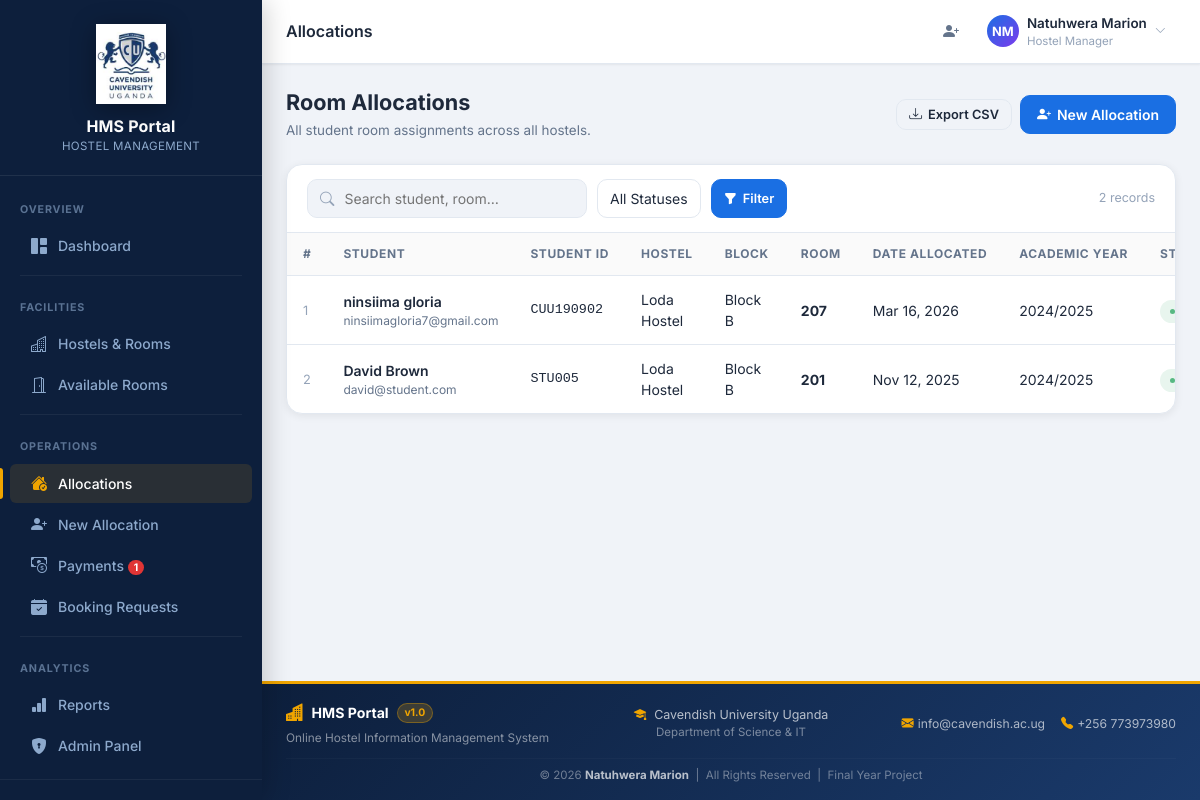
Page /allocations/ (signed in) on the committed database.
### users/models.py (models this page shows, shortened)
class CustomUser(AbstractUser):
    is_student = models.BooleanField(default=False, help_text="Designates if user is a student")
    is_manager = models.BooleanField(default=False, help_text="Designates if user is a hostel manager/admin")
    department = models.CharField(max_length=100, blank=True, null=True)
    level = models.CharField(max_length=20, blank=True, null=True, help_text="e.g., 100, 200, 300, 400")
    phone_number = models.CharField(max_length=15, blank=True, null=True)
    student_id = models.CharField(max_length=50, unique=True, blank=True, null=True)
    date_of_birth = models.DateField(blank=True, null=True)
    gender = models.CharField(max_length=10, choices=[('Male', 'Male'), ('Female', 'Female')], blank=True, null=True)
    photo = models.ImageField(upload_to='profile_photos/', blank=True, null=True, help_text="Profile photo")
    class Meta:
        verbose_name = "User"
        verbose_name_plural = "Users"

### allocations/models.py (models this page shows, shortened)
class Allocation(models.Model):
    STATUS_CHOICES = [
        ('active', 'Active'),
        ('left', 'Left'),
        ('cancelled', 'Cancelled'),
    ]
    user = models.ForeignKey(settings.AUTH_USER_MODEL, on_delete=models.CASCADE, related_name='allocations')
    room = models.ForeignKey(Room, on_delete=models.CASCADE, related_name='allocations')
    date_allocated = models.DateTimeField(auto_now_add=True)
    date_left = models.DateTimeField(blank=True, null=True)
    status = models.CharField(max_length=20, choices=STATUS_CHOICES, default='active')
    academic_year = models.CharField(max_length=20, blank=True, null=True, help_text="e.g., 2023/2024")
    notes = models.TextField(blank=True, null=True)
    class Meta:
        ordering = ['-date_allocated']
        verbose_name = "Allocation"
        verbose_name_plural = "Allocations"
        constraints = [
            models.UniqueConstraint(
                fields=['user'],
                condition=models.Q(status='active'),
                name='unique_active_allocation_per_student'
            )
        ]

### hostels/models.py (models this page shows, shortened)
class Room(models.Model):
    ROOM_TYPE_CHOICES = [
        ('Single', 'Single'),
        ('Double', 'Double'),
        ('Self-Contained', 'Self-Contained'),
        ('Shared', 'Shared'),
    ]
    block = models.ForeignKey(Block, on_delete=models.CASCADE, related_name='rooms')
    room_number = models.CharField(max_length=20)
    capacity = models.PositiveIntegerField(validators=[MinValueValidator(1)], help_text="Number of beds in the room")
    room_type = models.CharField(max_length=20, choices=ROOM_TYPE_CHOICES, blank=True, null=True, help_text="Type of room")
    price_per_semester = models.DecimalField(
        max_digits=12, decimal_places=2, null=True, blank=True,
        help_text="Room fee per semester (UGX)"
    )
    description = models.TextField(blank=True, null=True)
    created_at = models.DateTimeField(auto_now_add=True)
    class Meta:
        ordering = ['block', 'room_number']
        unique_together = ['block', 'room_number']

class Block(models.Model):
    hostel = models.ForeignKey(Hostel, on_delete=models.CASCADE, related_name='blocks')
    name = models.CharField(max_length=100)
    description = models.TextField(blank=True, null=True)
    created_at = models.DateTimeField(auto_now_add=True)
    class Meta:
        ordering = ['hostel', 'name']
        unique_together = ['hostel', 'name']

class Hostel(models.Model):
    GENDER_CHOICES = [
        ('Male', 'Male'),
        ('Female', 'Female'),
        ('Mixed', 'Mixed'),
    ]
    name = models.CharField(max_length=200, unique=True)
    location = models.CharField(max_length=300)
    gender = models.CharField(max_length=10, choices=GENDER_CHOICES)
    description = models.TextField(blank=True, null=True)
    image_url = models.URLField(max_length=500, blank=True, null=True, help_text="URL of the hostel banner image")
    price_per_semester = models.DecimalField(
        max_digits=12, decimal_places=2, null=True, blank=True,
        help_text="Hostel fee per semester (UGX)"
    )
    created_at = models.DateTimeField(auto_now_add=True)
    updated_at = models.DateTimeField(auto_now=True)
    class Meta:
        ordering = ['name']

### allocations/views.py (the view, shortened to what this page needs)
# urls.py: path('', views.allocation_list, name='allocation_list'),
@login_required
@manager_required
def allocation_list(request):
    qs = Allocation.objects.select_related('user', 'room__block__hostel').all()
    q = request.GET.get('q', '').strip()
    status_filter = request.GET.get('status', '').strip()
    if status_filter:
        qs = qs.filter(status=status_filter)
    paginator = Paginator(qs, 20)
    page_obj = paginator.get_page(request.GET.get('page'))
    return render(request, 'allocations/allocation_list.html', {'page_obj': page_obj})

### users/context_processors.py (called while the page is built)
def sidebar_counts(request):
    if not request.user.is_authenticated:
        return {}
    if not (request.user.is_manager or request.user.is_staff):
        return {}
    from payments.models import Payment
    from allocations.models import BookingRequest
    return {
        'pending_payments_count': Payment.objects.filter(status='pending').count(),
        'pending_booking_requests_count': BookingRequest.objects.filter(status='pending').count(),
    }

### templates/allocations/allocation_list.html (shortened to what this page needs)
{% extends 'base.html' %}
{% block breadcrumb %}Allocations{% endblock %}
{% block content %}
<div class="page-header animate-in">
  <div class="page-header-left">
    <h2>Room Allocations</h2>
    <p>All student room assignments across all hostels.</p>
  </div>
  <div class="page-header-actions">
    <a href="{% url 'allocation_report' %}?format=csv" class="btn btn-outline btn-sm">
      <i class="bi bi-download"></i> Export CSV
    </a>
    <a href="{% url 'create_allocation' %}" class="btn btn-primary">
      <i class="bi bi-person-plus-fill"></i> New Allocation
    </a>
  </div>
</div>
<div class="card table-card animate-in animate-in-d1">
  <div class="table-toolbar">
    <form method="get" style="display:flex;gap:10px;flex:1;flex-wrap:wrap;">
      <div class="search-input" style="flex:1;max-width:280px;">
        <i class="bi bi-search"></i>
        <input type="text" name="q" value="{{ request.GET.q }}" placeholder="Search student, room…">
      </div>
      <select name="status" class="form-select" style="width:auto;padding:7px 12px;">
        <option value="">All Statuses</option>
      </select>
      <button type="submit" class="btn btn-primary btn-sm"><i class="bi bi-funnel-fill"></i> Filter</button>
    </form>
    <span style="font-size:.78rem;color:var(--text-3);">{{ page_obj.paginator.count }} record{{ page_obj.paginator.count|pluralize }}</span>
  </div>
  <div style="overflow-x:auto;">
    {% if page_obj %}
    <table class="data-table">
      <thead>
        <tr>
          <th>#</th>
          <th>Student</th>
          <th>Student ID</th>
          <th>Hostel</th>
          <th>Block</th>
          <th>Room</th>
          <th>Date Allocated</th>
          <th>Academic Year</th>
          <th>Status</th>
        </tr>
      </thead>
      <tbody>
        {% for a in page_obj %}
        <tr>
          <td style="color:var(--text-3);font-size:.8rem;">{{ forloop.counter }}</td>
          <td>
            <div style="font-weight:600;">{{ a.user.get_full_name|default:a.user.username }}</div>
            <div style="font-size:.75rem;color:var(--text-2);">{{ a.user.email }}</div>
          </td>
          <td style="font-family:monospace;font-size:.84rem;">{{ a.user.student_id|default:"—" }}</td>
          <td>{{ a.room.block.hostel.name }}</td>
          <td>{{ a.room.block.name }}</td>
          <td style="font-weight:700;">{{ a.room.room_number }}</td>
          <td>{{ a.date_allocated|date:"M d, Y" }}</td>
          <td>{{ a.academic_year|default:"—" }}</td>
          <td><span class="badge-status badge-{{ a.status }}">{{ a.get_status_display }}</span></td>
        </tr>
        {% endfor %}
      </tbody>
    </table>
    {% else %}
    <div class="empty-state">
      <i class="bi bi-house-door empty-state-icon"></i>
      <h4>No Allocations Found</h4>
      <p>Try changing your search or filter, or create a new allocation.</p>
    </div>
    {% endif %}
  </div>
</div>
{% endblock %}

### templates/base.html (shortened to what this page needs)
{% load static %}
<!DOCTYPE html>
<html lang="en">
<head>
  <link href="https://cdn.jsdelivr.net/npm/bootstrap@5.3.2/dist/css/bootstrap.min.css" rel="stylesheet">
  <link href="https://cdn.jsdelivr.net/npm/bootstrap-icons@1.11.3/font/bootstrap-icons.min.css" rel="stylesheet">
  <link href="{% static 'css/style.css' %}" rel="stylesheet">
</head>
<body>
{% if user.is_authenticated %}
<div class="app-layout">
  <aside class="sidebar" id="sidebar">
    <div class="sb-brand" style="flex-direction:column;align-items:center;text-align:center;padding:24px 16px 20px;gap:10px;">
      <img src="{% static 'images/logo.png' %}" alt="HMS Logo"
           style="width:100%;max-width:160px;height:80px;object-fit:contain;filter:drop-shadow(0 4px 12px rgba(0,0,0,.35));">
      <div class="sb-brand-text">
        <span class="sb-brand-name" style="font-size:1rem;">HMS Portal</span>
        <span class="sb-brand-sub">Hostel Management</span>
      </div>
    </div>
    <nav class="sb-nav">
      {% if user.is_manager or user.is_staff %}
      <div class="sb-section-title">Overview</div>
      <a href="{% url 'admin_dashboard' %}"
         class="sb-link {% if request.resolver_match.url_name == 'admin_dashboard' %}active{% endif %}">
        <i class="bi bi-grid-1x2-fill sb-icon"></i>
        <span>Dashboard</span>
      </a>
      <div class="sb-divider"></div>
      <div class="sb-section-title">Facilities</div>
      <a href="{% url 'hostel_list' %}"
         class="sb-link {% if 'hostel' in request.resolver_match.url_name %}active{% endif %}">
        <i class="bi bi-buildings sb-icon"></i>
        <span>Hostels &amp; Rooms</span>
      </a>
      <a href="{% url 'available_rooms' %}"
         class="sb-link {% if request.resolver_match.url_name == 'available_rooms' %}active{% endif %}">
        <i class="bi bi-door-open sb-icon"></i>
        <span>Available Rooms</span>
      </a>
      <div class="sb-divider"></div>
      <div class="sb-section-title">Operations</div>
      <a href="{% url 'allocation_list' %}"
         class="sb-link {% if request.resolver_match.url_name == 'allocation_list' %}active{% endif %}">
        <i class="bi bi-house-check-fill sb-icon"></i>
        <span>Allocations</span>
      </a>
      <a href="{% url 'create_allocation' %}"
         class="sb-link {% if request.resolver_match.url_name == 'create_allocation' %}active{% endif %}">
        <i class="bi bi-person-plus-fill sb-icon"></i>
        <span>New Allocation</span>
      </a>
      <a href="{% url 'payment_list' %}"
         class="sb-link {% if request.resolver_match.url_name == 'payment_list' %}active{% endif %}">
        <i class="bi bi-cash-coin sb-icon"></i>
        <span>Payments
          {% if pending_payments_count and pending_payments_count > 0 %}
            <span class="sb-badge">{{ pending_payments_count }}</span>
          {% endif %}
        </span>
      </a>
      <a href="{% url 'booking_requests_admin' %}"
         class="sb-link {% if request.resolver_match.url_name == 'booking_requests_admin' %}active{% endif %}">
        <i class="bi bi-calendar-check-fill sb-icon"></i>
        <span>Booking Requests
        </span>
      </a>
      <div class="sb-divider"></div>
      <div class="sb-section-title">Analytics</div>
      <a href="{% url 'reports_dashboard' %}"
         class="sb-link {% if 'report' in request.resolver_match.url_name %}active{% endif %}">
        <i class="bi bi-bar-chart-fill sb-icon"></i>
        <span>Reports</span>
      </a>
      <a href="/admin/" class="sb-link">
        <i class="bi bi-shield-lock-fill sb-icon"></i>
        <span>Admin Panel</span>
      </a>
      {% endif %}
    </nav>
    <div class="sb-footer">
      <div class="sb-user" style="cursor:default;">
      </div>
    </div>
  </aside>
  <div class="main-wrapper">
    <header class="topbar">
      <div>
        {% block page_title %}<span class="topbar-title">{% block breadcrumb %}Dashboard{% endblock %}</span>{% endblock %}
      </div>
      <div class="topbar-actions">
        {% if user.is_manager or user.is_staff %}
        <a href="{% url 'create_allocation' %}" class="topbar-btn" title="New Allocation">
          <i class="bi bi-person-plus-fill"></i>
        </a>
        {% endif %}
        <div class="dropdown">
          <div class="topbar-user" data-bs-toggle="dropdown" aria-expanded="false" style="cursor:pointer;">
            {% if user.photo %}
            <img src="{{ user.photo.url }}" alt="photo"
                 style="width:36px;height:36px;border-radius:50%;object-fit:cover;flex-shrink:0;">
            {% else %}
            <div class="topbar-avatar">{{ user.get_full_name|slice:":1"|upper }}{{ user.last_name|slice:":1"|upper }}</div>
            {% endif %}
            <div class="d-none d-md-block">
              <div class="topbar-username">{{ user.get_full_name|default:user.username }}</div>
              <div class="topbar-role">
                {% if user.is_manager or user.is_staff %}Hostel Manager{% else %}Student{% endif %}
              </div>
            </div>
            <i class="bi bi-chevron-down d-none d-md-block" style="font-size:.7rem;color:var(--text-3);"></i>
          </div>
        </div>
      </div>
    </header>
    <main class="content-area">
      {% block content %}{% endblock %}
    </main>
    <footer style="background:linear-gradient(135deg,#0d1f3c 0%,#1a3a6b 100%);color:#fff;border-top:3px solid #f0a500;">
      <div class="container-fluid px-4 py-3">
        <div class="row align-items-center gy-2 text-center text-md-start">
          <div class="col-md-4">
            <div class="d-flex align-items-center gap-2 justify-content-center justify-content-md-start">
              <i class="bi bi-buildings-fill" style="color:#f0a500;font-size:1.1rem;"></i>
              <span class="fw-bold" style="font-size:.88rem;">HMS Portal</span>
              <span class="badge rounded-pill" style="background:rgba(240,165,0,.2);color:#f0a500;font-size:.65rem;border:1px solid rgba(240,165,0,.35);">v1.0</span>
            </div>
            <div class="mt-1" style="font-size:.74rem;color:rgba(255,255,255,.5);">Online Hostel Information Management System</div>
          </div>
          <div class="col-md-4 text-center">
            <div class="d-flex align-items-center justify-content-center gap-2" style="font-size:.78rem;color:rgba(255,255,255,.7);">
              <i class="bi bi-mortarboard-fill" style="color:#f0a500;"></i>
              <span>Cavendish University Uganda</span>
            </div>
            <div style="font-size:.72rem;color:rgba(255,255,255,.45);">Department of Science &amp; IT</div>
          </div>
          <div class="col-md-4 text-md-end text-center">
            <div class="d-flex flex-wrap justify-content-center justify-content-md-end gap-3">
              <span style="font-size:.76rem;color:rgba(255,255,255,.65);">
                <i class="bi bi-envelope-fill me-1" style="color:#f0a500;"></i>info@cavendish.ac.ug
              </span>
              <span style="font-size:.76rem;color:rgba(255,255,255,.65);">
                <i class="bi bi-telephone-fill me-1" style="color:#f0a500;"></i>+256 773973980
              </span>
            </div>
          </div>
        </div>
        <hr style="border-color:rgba(255,255,255,.1);margin:10px 0 8px;">
        <p class="text-center mb-0" style="font-size:.72rem;color:rgba(255,255,255,.4);">
          &copy; 2026 <strong style="color:rgba(255,255,255,.7);">Natuhwera Marion</strong> &nbsp;|&nbsp; All Rights Reserved &nbsp;|&nbsp; Final Year Project
        </p>
      </div>
    </footer>
  </div>
</div>
{% endif %}
</body>
</html>

### rows in the picture
CustomUser: get_full_name "N", last_name "M", get_full_name "Natuhwera Marion"
Allocation: user.get_full_name "ninsiima gloria", user.email "ninsiimagloria7@gmail.com", user.student_id "CUU190902", room.block.hostel.name "Loda Hostel", room.block.name "Block B", room.room_number "207", date_allocated "Mar 16, 2026", academic_year "2024/2025"
Allocation: user.get_full_name "David Brown", user.email "david@student.com", user.student_id "STU005", room.block.hostel.name "Loda Hostel", room.block.name "Block B", room.room_number "201", date_allocated "Nov 12, 2025", academic_year "2024/2025"

### other values in the picture
{{ pending_payments_count }} "1"
{{ page_obj.paginator.count }} "2"
